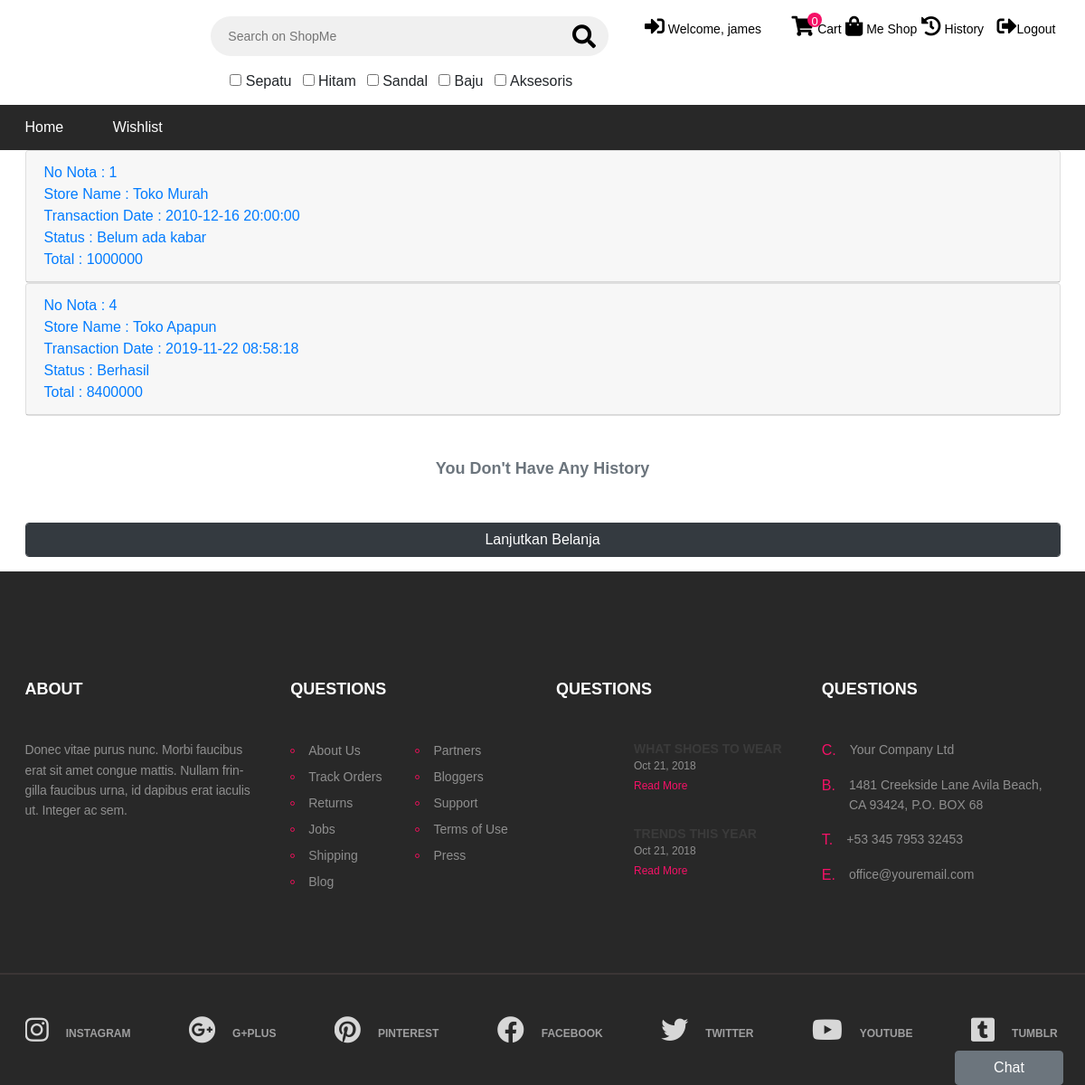
Page /history.php (signed in) on the committed database.
### tables this page shows
CREATE TABLE `tag` (
  `Tag_ID` int(11) NOT NULL,
  `Tag_Name` varchar(255) NOT NULL
);

CREATE TABLE `htransaction` (
  `Htransaction_ID` int(11) NOT NULL,
  `Account_ID` int(11) NOT NULL,
  `Store_ID` int(11) NOT NULL,
  `Htransaction_OrderDate` datetime NOT NULL,
  `Htransaction_ResponseDate` datetime NOT NULL,
  `Htransaction_Status` int(11) NOT NULL,
  `Htransaction_Total` int(11) NOT NULL
);

CREATE TABLE `store` (
  `Store_ID` int(11) NOT NULL,
  `Account_ID` int(11) NOT NULL,
  `Store_Name` varchar(255) NOT NULL,
  `Store_Description` varchar(255) NOT NULL,
  `Store_Image` blob NOT NULL,
  `Store_RegisterDate` datetime NOT NULL
);

### history.php (the view, shortened to what this page needs)
<?php include "conn.php";include "library/lib.php";  include "redirect.php"; ?>
<?php include "header.php"?>
<div id="content">
    <div id="accordion" class="container">
        <?php
        $id = $_SESSION['active']['Account_ID'];$i = 0;
        foreach ($conn->query("SELECT * FROM htransaction WHERE Account_ID = '$id'") as $htrans) {
            $i++;
    ?>
        <div class="card">
            <div class="card-header">
                <a class="card-link" data-toggle="collapse" href="#collapse<?= $i ?>" style="text-decoration:none">
                    No Nota : <?= $htrans['Htransaction_ID']?><br>
                    Store Name : <?= $conn->query("SELECT * FROM store WHERE Store_ID = '$htrans[Store_ID]'")->fetch_assoc()["Store_Name"];?><br>
                    Transaction Date : <?= $htrans['Htransaction_OrderDate']?><br>
                    Status : <?php
                        if($htrans['Htransaction_Status']==-1){echo "Ditolak";}
                        elseif($htrans['Htransaction_Status']==1){ echo "Berhasil";}
                        else{ echo "Belum ada kabar";}
                    ?><br>
                    Total : <?= $htrans['Htransaction_Total']?><br>
                </a>
            </div>
        </div>
        <?php } ?>
    </div>
    <?php
        echo
        "<div class='container text-center'>
            <h5 class='text-secondary my-5'>You Don't Have Any History</h5>
            <form action='home.php' method='post'>
                <button type='submit' class='btn btn-dark form-control'>Lanjutkan Belanja</button>
            </form>
        </div>"
        ;
    ?>
</div>
<?php include "footer.php"?>

### library/lib.php (shortened to what this page needs)
<link rel="stylesheet" href="library/css/bootstrap.min.css"/>
<link rel="stylesheet" href="library/css/font-awesome.min.css"/>
<link rel="stylesheet" href="library/css/flaticon.css"/>
<link rel="stylesheet" href="library/css/slicknav.min.css"/>
<link rel="stylesheet" href="library/css/jquery-ui.min.css"/>
<link rel="stylesheet" href="library/css/owl.carousel.min.css"/>
<link rel="stylesheet" href="library/css/animate.css"/>
<link rel="stylesheet" href="library/css/style.css"/>
<link rel="stylesheet" href="library/fontawesome/css/all.css">

### header.php (shortened to what this page needs)
<header class="header-section">
	<div class="header-top">
		<div class="container">
			<div class="row">
				<div class="col-lg-2 text-center text-lg-left">
				</div>
				<div class="col-xl-5 col-lg-5">
					<div class="header-search-form">
						<input type="text" placeholder="Search on ShopMe" id="search">
						<button onclick="search()"><i class="fa fa-search" aria-hidden="true"></i></button>
					</div>
					<div class="row container mt-3 ml-3">
					<?php
						foreach($conn->query("SELECT * FROM tag t INNER JOIN item_tag it on it.Tag_ID = t.Tag_ID INNER JOIN item i on i.Item_ID = it.Item_ID LEFT JOIN view v on v.Item_ID = i.Item_ID GROUP BY t.Tag_ID ORDER BY count(t.Tag_ID) DESC LIMIT 5") as $tag){
					?>
						<div class="form-check-inline">
							<label class="form-check-label">
								<input type="checkbox" class="tag" class="form-check-input" value="<?= $tag['Tag_ID']?>">&nbsp;<?= $tag['Tag_Name']?>
							</label>
						</div>
					<?php } ?>
					</div>
				</div>
				<div class="col-xl-5 col-lg-5">
					<div class="user-panel">
						<div class="up-item tag">
							<i class="fas fa-sign-in-alt"></i>
							<?php if(isset($_SESSION['active'])){ ?>
								<a href="account.php">Welcome, <?= $_SESSION['active']['Account_Name']?></a>
							<?php }else{ ?>
								<a data-toggle="modal" data-target="#loginModal">Login or Sign Up</a>
							<?php } ?>
						</div>
						<div class="up-item tag">
							<div class="shopping-card">
								<i class="fa fa-shopping-cart" aria-hidden="true"></i>
								<span><?= isset($_SESSION['Item'])?count($_SESSION['Item']):0 ?></span>
							</div>
							<?php if(isset($_SESSION['active'])){ ?>
								<a href="shoppingcart.php">Cart</a>
							<?php }else{ ?>
								<a data-toggle="modal" data-target="#loginModal">Shopping Cart</a>
							<?php } ?>
						</div>
						<?php if(isset($_SESSION['active'])){ ?>
							<div class="up-item tag">
								<i class="fa fa-shopping-bag" aria-hidden="true"></i>
								<a href="mystore.php">Me Shop</a>
							</div>
							<div class="up-item tag">
								<i class="fa fa-history" aria-hidden="true"></i>
								<a href="history.php">History</a>
							</div>
							<div class="up-item tag" style="margin-left:10px;" onclick="$.get('logout.php');window.location = 'home.php';">
								<i class="fas fa-sign-out-alt" aria-hidden="true"></i>Logout
							</div>
						<?php } ?>
					</div>
				</div>
			</div>
		</div>
	</div>
	<nav class="main-navbar">
		<div class="container">
			<ul class="main-menu">
				<li><a href="home.php">Home</a></li>
				<?php if(isset($_SESSION['active'])){ ?>
					<li><a href="wishlist.php">Wishlist</a></li>
				<?php } ?>
			</ul>
		</div>
	</nav>
</header>

### footer.php (shortened to what this page needs)
<button class="position-fixed btn btn-secondary text-white text-center mr-4 z-1" style="width:10%;bottom:0;right:0;" onclick="window.location.href='chat.php'">
  Chat
</button>
<section class="footer-section">
  <div class="container">
   <div class="footer-logo text-center">
   </div>
   <div class="row">
    <div class="col-lg-3 col-sm-6">
     <div class="footer-widget about-widget">
      <h2>About</h2>
      <p>Donec vitae purus nunc. Morbi faucibus erat sit amet congue mattis. Nullam frin-gilla faucibus urna, id dapibus erat iaculis ut. Integer ac sem.</p>
     </div>
    </div>
    <div class="col-lg-3 col-sm-6">
     <div class="footer-widget about-widget">
      <h2>Questions</h2>
      <ul>
       <li><a href="">About Us</a></li>
       <li><a href="">Track Orders</a></li>
       <li><a href="">Returns</a></li>
       <li><a href="">Jobs</a></li>
       <li><a href="">Shipping</a></li>
       <li><a href="">Blog</a></li>
      </ul>
      <ul>
       <li><a href="">Partners</a></li>
       <li><a href="">Bloggers</a></li>
       <li><a href="">Support</a></li>
       <li><a href="">Terms of Use</a></li>
       <li><a href="">Press</a></li>
      </ul>
     </div>
    </div>
    <div class="col-lg-3 col-sm-6">
     <div class="footer-widget about-widget">
      <h2>Questions</h2>
      <div class="fw-latest-post-widget">
       <div class="lp-item">
        <div class="lp-thumb set-bg" data-setbg="img/blog-thumbs/1.jpg"></div>
        <div class="lp-content">
         <h6>what shoes to wear</h6>
         <span>Oct 21, 2018</span>
         <a href="#" class="readmore">Read More</a>
        </div>
       </div>
       <div class="lp-item">
        <div class="lp-thumb set-bg" data-setbg="img/blog-thumbs/2.jpg"></div>
        <div class="lp-content">
         <h6>trends this year</h6>
         <span>Oct 21, 2018</span>
         <a href="#" class="readmore">Read More</a>
        </div>
       </div>
      </div>
     </div>
    </div>
    <div class="col-lg-3 col-sm-6">
     <div class="footer-widget contact-widget">
      <h2>Questions</h2>
      <div class="con-info">
       <span>C.</span>
       <p>Your Company Ltd </p>
      </div>
      <div class="con-info">
       <span>B.</span>
       <p>1481 Creekside Lane  Avila Beach, CA 93424, P.O. BOX 68 </p>
      </div>
      <div class="con-info">
       <span>T.</span>
       <p>+53 345 7953 32453</p>
      </div>
      <div class="con-info">
       <span>E.</span>
       <p>office@youremail.com</p>
      </div>
     </div>
    </div>
   </div>
  </div>
  <div class="social-links-warp">
   <div class="container">
    <div class="social-links">
     <a href="" class="instagram"><i class="fab fa-instagram"></i><span>instagram</span></a>
     <a href="" class="google-plus"><i class="fab fa-google-plus"></i><span>g+plus</span></a>
     <a href="" class="pinterest"><i class="fab fa-pinterest"></i><span>pinterest</span></a>
     <a href="" class="facebook"><i class="fab fa-facebook"></i><span>facebook</span></a>
     <a href="" class="twitter"><i class="fab fa-twitter"></i><span>twitter</span></a>
     <a href="" class="youtube"><i class="fab fa-youtube"></i><span>youtube</span></a>
     <a href="" class="tumblr"><i class="fab fa-tumblr-square"></i><span>tumblr</span></a>
    </div>
   </div>
  </div>
 </section>

### library/css/style.css (style rules this page uses)
h1, h2, h3, h4, h5, h6 { margin: 0; color: #111111; font-weight: 600; }
h2 { font-size: 36px; }
h5 { font-size: 18px; }
h6 { font-size: 16px; }
p { font-size: 14px; color: #585858; line-height: 1.6; }
ul, ol { padding: 0; margin: 0; }
.set-bg { background-repeat: no-repeat; background-size: cover; background-position: top center; }
.header-top { padding: 18px 0 14px; }
.header-search-form { width: 100%; position: relative; padding: 0 10px; }
.header-search-form input { width: 100%; height: 44px; font-size: 14px; border-radius: 50px; border: none; padding: 0 19px; background: #f0f0f0; }
.header-search-form button { position: absolute; height: 100%; right: 18px; top: 0; font-size: 26px; color: #000; border: none; cursor: pointer; background-color: transparent; }
.user-panel .up-item { display: inline-block; font-size: 14px; }
.user-panel .up-item i { font-size: 22px; }
.user-panel .up-item a { font-size: 14px; color: #000; }
.user-panel .up-item:first-child { margin-right: 29px; }
.shopping-card { display: inline-block; position: relative; }
.shopping-card span { position: absolute; top: -4px; left: 100%; height: 16px; min-width: 16px; color: #fff; font-size: 13px; background: #f51167; text-align: center; border-radius: 30px; padding: 0 2px; margin-left: -7px; }
.main-navbar { background: #282828; }
.main-menu { list-style: none; }
.main-menu li { display: inline-block; position: relative; }
.main-menu li a { display: inline-block; font-size: 16px; color: #ffffff; margin-right: 50px; line-height: 1; padding: 17px 0; position: relative; }
.footer-section { background: #282828; padding-top: 60px; }
.footer-logo { padding-bottom: 60px; }
.footer-widget { margin-bottom: 70px; overflow: hidden; }
.footer-widget h2 { font-size: 18px; font-weight: 700; text-transform: uppercase; color: #fff; margin-bottom: 45px; }
.footer-widget p { color: #8f8f8f; }
.footer-widget.about-widget p { margin-bottom: 50px; letter-spacing: -0.01em; }
.footer-widget ul { list-style: none; float: left; margin-right: 37px; }
.footer-widget ul:last-child { margin-right: 0; }
.footer-widget ul li a { display: inline-block; position: relative; padding-left: 20px; font-size: 14px; color: #8f8f8f; margin-bottom: 6px; }
.footer-widget ul li a:after { position: absolute; content: ""; width: 5px; height: 5px; left: 0; top: 8px; border: 1px solid #ec105a; border-radius: 50%; -webkit-transition: all 0.2s; -o-transition: all 0.2s; transition: all 0.2s; }
.fw-latest-post-widget .lp-item { margin-bottom: 30px; display: block; overflow: hidden; }
.fw-latest-post-widget .lp-thumb { width: 64px; height: 64px; float: left; margin-right: 22px; }
.fw-latest-post-widget .lp-content { overflow: hidden; padding-top: 2px; }
.fw-latest-post-widget .lp-content h6 { font-size: 14px; font-weight: 700; text-transform: uppercase; opacity: 0.25; color: #717171; margin-bottom: 1px; }
.fw-latest-post-widget .lp-content span { display: block; font-size: 12px; color: #8f8f8f; margin-bottom: 4px; }
.fw-latest-post-widget .lp-content .readmore { font-size: 12px; color: #f51167; }
.contact-widget .con-info span { float: left; color: #f51167; margin-right: 15px; overflow: hidden; }
.social-links-warp { border-top: 2px solid #3b3535; padding: 46px 0; }
.social-links a { margin-right: 60px; display: inline-block; }
.social-links a:last-child { margin-right: 0; }
.social-links a i { font-size: 30px; color: #d7d7d7; float: left; margin-right: 19px; overflow: hidden; -webkit-transition: all 0.3s; -o-transition: all 0.3s; transition: all 0.3s; }
.social-links a span { display: inline-block; font-size: 12px; font-weight: 600; text-transform: uppercase; color: #9f9fa0; padding-top: 10px; -webkit-transition: all 0.3s; -o-transition: all 0.3s; transition: all 0.3s; }
@media (min-width: 1200px) { .container { max-width: 1175px; } }

### header.php (style rules this page uses)
.tag { color:black; margin:0; padding:0; }

### rows in the picture
tag: Tag_Name "Sepatu"
tag: Tag_Name "Hitam"
tag: Tag_Name "Sandal"
tag: Tag_Name "Baju"
tag: Tag_Name "Aksesoris"
htransaction: Htransaction_ID "1", Store_ID.Store_Name "Toko Murah", Htransaction_OrderDate "2010-12-16 20:00:00", Htransaction_Status "Belum ada kabar", Htransaction_Total "1000000"
htransaction: Htransaction_ID "4", Store_ID.Store_Name "Toko Apapun", Htransaction_OrderDate "2019-11-22 08:58:18", Htransaction_Status "Berhasil", Htransaction_Total "8400000"

### other values in the picture
$_SESSION['active']['Account_Name'] "james"
